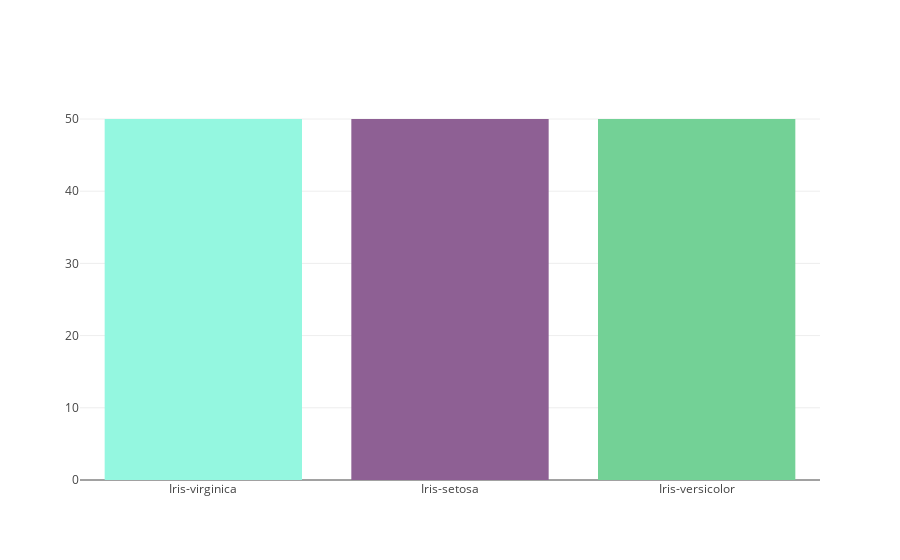

The notebook cell saved with this chart:
### Code cell
species_count = df['Species'].value_counts()
data = [go.Bar(x=species_count.index,y=species_count.values, marker = dict(color = random_colors(3)))]

py.iplot(data)

### Figure 1 — Plotly figure (JSON) as saved in the notebook; plotly's stock layout.template omitted (floating-point values rounded to 4 significant figures)
{"data": [{"marker": {"color": ["#94F7E0", "#8E6094", "#73D196"]}, "type": "bar", "uid": "eee7cb66-c3f6-11e8-82ec-402cf4f1c872", "x": ["Iris-virginica", "Iris-setosa", "Iris-versicolor"], "y": [50, 50, 50]}], "layout": {}}
